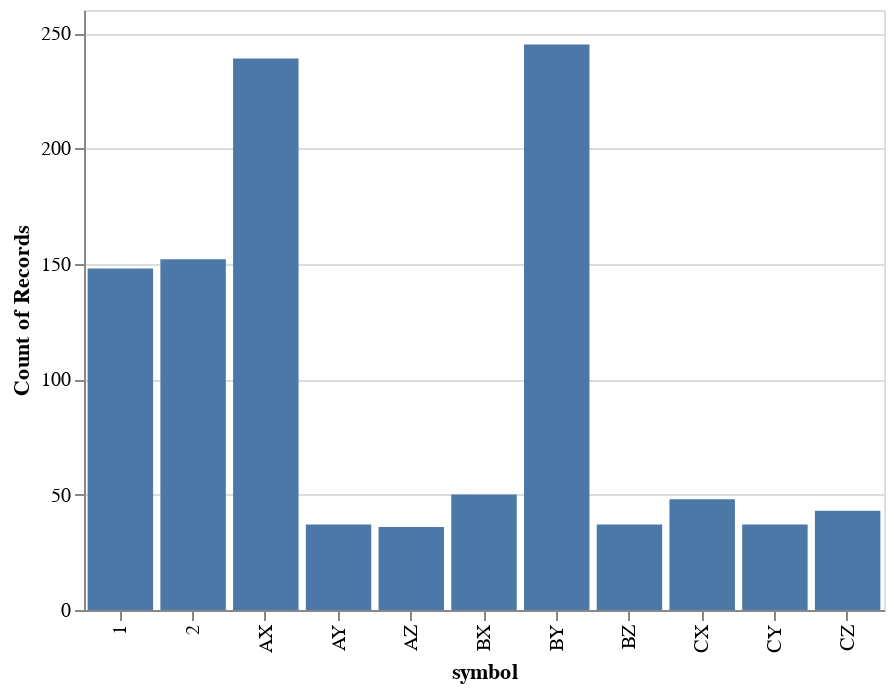

Notebook source saved alongside this figure:
### Code cell
# Create dataframe for viz
df = pd.DataFrame(data=out_seq, columns=["symbol"])
print(len(out_seq))
# contruct a char

alt.Chart(data=df).mark_bar().encode(
    x="symbol",
    y="count()"
).interactive()

### Figure 1 — Vega-Lite specification as saved in the notebook (floating-point values rounded to 4 significant figures; data arrays with more than 128 entries replaced by an {"elided": "..."} marker saying what was removed)
{"$schema": "https://vega.github.io/schema/vega-lite/v2.6.0.json", "config": {"view": {"height": 300, "width": 400}}, "data": {"name": "data-23904eb92b4d3bcd4b4d4949d34f82c0"}, "datasets": {"data-23904eb92b4d3bcd4b4d4949d34f82c0": {"elided": "1072 records"}}, "encoding": {"x": {"field": "symbol", "type": "nominal"}, "y": {"aggregate": "count", "type": "quantitative"}}, "mark": "bar", "selection": {"selector001": {"bind": "scales", "encodings": ["x", "y"], "mark": {"fill": "#333", "fillOpacity": 0.125, "stroke": "white"}, "on": "[mousedown, window:mouseup] > window:mousemove!", "resolve": "global", "translate": "[mousedown, window:mouseup] > window:mousemove!", "type": "interval", "zoom": "wheel!"}}}
